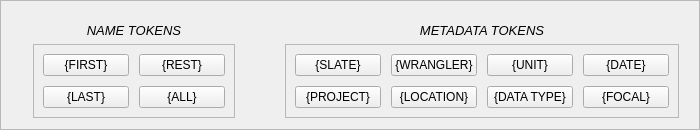
                                          <widget class="QFrame" name="frame_tokenPanel">
                                           <property name="minimumSize">
                                            <size>
                                             <width>0</width>
                                             <height>130</height>
                                            </size>
                                           </property>
                                           <property name="frameShape">
                                            <enum>QFrame::StyledPanel</enum>
                                           </property>
                                           <property name="frameShadow">
                                            <enum>QFrame::Raised</enum>
                                           </property>
                                           <layout class="QHBoxLayout" name="horizontalLayout_46">
                                            <property name="spacing">
                                             <number>10</number>
                                            </property>
                                            <property name="leftMargin">
                                             <number>32</number>
                                            </property>
                                            <property name="rightMargin">
                                             <number>20</number>
                                            </property>
                                            <item>
                                             <layout class="QVBoxLayout" name="name_token_section">
                                              <property name="spacing">
                                               <number>0</number>
                                              </property>
                                              <property name="topMargin">
                                               <number>4</number>
                                              </property>
                                              <item>
                                               <widget class="QLabel" name="label_nameTokens">
                                                <property name="font">
                                                 <font>
                                                  <family>Segoe UI</family>
                                                  <pointsize>10</pointsize>
                                                  <italic>true</italic>
                                                 </font>
                                                </property>
                                                <property name="text">
                                                 <string>NAME TOKENS</string>
                                                </property>
                                                <property name="alignment">
                                                 <set>Qt::AlignCenter</set>
                                                </property>
                                               </widget>
                                              </item>
                                              <item>
                                               <widget class="QFrame" name="name_token_frame">
                                                <property name="sizePolicy">
                                                 <sizepolicy hsizetype="Preferred" vsizetype="Fixed">
                                                  <horstretch>0</horstretch>
                                                  <verstretch>0</verstretch>
                                                 </sizepolicy>
                                                </property>
                                                <property name="minimumSize">
                                                 <size>
                                                  <width>0</width>
                                                  <height>0</height>
                                                 </size>
                                                </property>
                                                <property name="frameShape">
                                                 <enum>QFrame::StyledPanel</enum>
                                                </property>
                                                <property name="frameShadow">
                                                 <enum>QFrame::Raised</enum>
                                                </property>
                                                <layout class="QGridLayout" name="gridLayout_4">
                                                 <item row="0" column="0">
                                                  <layout class="QGridLayout" name="gridLayout_3">
                                                   <property name="spacing">
                                                    <number>10</number>
                                                   </property>
                                                   <item row="0" column="1">
                                                    <widget class="QPushButton" name="btn_token_middle">
                                                     <property name="minimumSize">
                                                      <size>
                                                       <width>86</width>
                                                       <height>22</height>
                                                      </size>
                                                     </property>
                                                     <property name="maximumSize">
                                                      <size>
                                                       <width>86</width>
                                                       <height>22</height>
                                                      </size>
                                                     </property>
                                                     <property name="text">
                                                      <string>{REST}</string>
                                                     </property>
                                                     <property name="tokenButton" stdset="0">
                                                      <bool>true</bool>
                                                     </property>
                                                    </widget>
                                                   </item>
                                                   <item row="0" column="0">
                                                    <widget class="QPushButton" name="btn_token_first">
                                                     <property name="sizePolicy">
                                                      <sizepolicy hsizetype="Fixed" vsizetype="Fixed">
                                                       <horstretch>0</horstretch>
                                                       <verstretch>0</verstretch>
                                                      </sizepolicy>
                                                     </property>
                                                     <property name="minimumSize">
                                                      <size>
                                                       <width>86</width>
                                                       <height>22</height>
                                                      </size>
                                                     </property>
                                                     <property name="maximumSize">
                                                      <size>
                                                       <width>86</width>
                                                       <height>22</height>
                                                      </size>
                                                     </property>
                                                     <property name="text">
                                                      <string>{FIRST}</string>
                                                     </property>
                                                     <property name="tokenButton" stdset="0">
                                                      <bool>true</bool>
                                                     </property>
                                                    </widget>
                                                   </item>
                                                   <item row="1" column="1">
                                                    <widget class="QPushButton" name="btn_token_all">
                                                     <property name="minimumSize">
                                                      <size>
                                                       <width>86</width>
                                                       <height>22</height>
                                                      </size>
                                                     </property>
                                                     <property name="maximumSize">
                                                      <size>
                                                       <width>86</width>
                                                       <height>22</height>
                                                      </size>
                                                     </property>
                                                     <property name="text">
                                                      <string>{ALL}</string>
                                                     </property>
                                                     <property name="tokenButton" stdset="0">
                                                      <bool>true</bool>
                                                     </property>
                                                    </widget>
                                                   </item>
                                                   <item row="1" column="0">
                                                    <widget class="QPushButton" name="btn_token_last">
                                                     <property name="sizePolicy">
                                                      <sizepolicy hsizetype="Fixed" vsizetype="Fixed">
                                                       <horstretch>0</horstretch>
                                                       <verstretch>0</verstretch>
                                                      </sizepolicy>
                                                     </property>
                                                     <property name="minimumSize">
                                                      <size>
                                                       <width>86</width>
                                                       <height>22</height>
                                                      </size>
                                                     </property>
                                                     <property name="maximumSize">
                                                      <size>
                                                       <width>86</width>
                                                       <height>22</height>
                                                      </size>
                                                     </property>
                                                     <property name="text">
                                                      <string>{LAST}</string>
                                                     </property>
                                                     <property name="tokenButton" stdset="0">
                                                      <bool>true</bool>
                                                     </property>
                                                    </widget>
                                                   </item>
                                                  </layout>
                                                 </item>
                                                </layout>
                                               </widget>
                                              </item>
                                             </layout>
                                            </item>
                                            <item>
                                             <spacer name="horizontalSpacer_8">
                                              <property name="orientation">
                                               <enum>Qt::Horizontal</enum>
                                              </property>
                                              <property name="sizeHint" stdset="0">
                                               <size>
                                                <width>40</width>
                                                <height>20</height>
                                               </size>
                                              </property>
                                             </spacer>
                                            </item>
                                            <item>
                                             <layout class="QVBoxLayout" name="metadata_token_section">
                                              <property name="spacing">
                                               <number>0</number>
                                              </property>
                                              <property name="topMargin">
                                               <number>4</number>
                                              </property>
                                              <item>
                                               <widget class="QLabel" name="label_metadataTokens">
                                                <property name="font">
                                                 <font>
                                                  <family>Segoe UI</family>
                                                  <pointsize>10</pointsize>
                                                  <italic>true</italic>
                                                 </font>
                                                </property>
                                                <property name="text">
                                                 <string>METADATA TOKENS</string>
                                                </property>
                                                <property name="alignment">
                                                 <set>Qt::AlignCenter</set>
                                                </property>
                                               </widget>
                                              </item>
                                              <item>
                                               <widget class="QFrame" name="metadata_token_frame">
                                                <property name="minimumSize">
                                                 <size>
                                                  <width>0</width>
                                                  <height>0</height>
                                                 </size>
                                                </property>
                                                <property name="frameShape">
                                                 <enum>QFrame::StyledPanel</enum>
                                                </property>
                                                <property name="frameShadow">
                                                 <enum>QFrame::Raised</enum>
                                                </property>
                                                <layout class="QGridLayout" name="gridLayout_6">
                                                 <item row="0" column="0">
                                                  <layout class="QGridLayout" name="gridLayout_5">
                                                   <property name="spacing">
                                                    <number>10</number>
                                                   </property>
                                                   <item row="0" column="2">
                                                    <widget class="QPushButton" name="btn_token_unit">
                                                     <property name="sizePolicy">
                                                      <sizepolicy hsizetype="Fixed" vsizetype="Fixed">
                                                       <horstretch>0</horstretch>
                                                       <verstretch>0</verstretch>
                                                      </sizepolicy>
                                                     </property>
                                                     <property name="minimumSize">
                                                      <size>
                                                       <width>86</width>
                                                       <height>22</height>
                                                      </size>
                                                     </property>
                                                     <property name="maximumSize">
                                                      <size>
                                                       <width>86</width>
                                                       <height>22</height>
                                                      </size>
                                                     </property>
                                                     <property name="text">
                                                      <string>{UNIT}</string>
                                                     </property>
                                                     <property name="tokenButton" stdset="0">
                                                      <bool>true</bool>
                                                     </property>
                                                    </widget>
                                                   </item>
                                                   <item row="0" column="1">
                                                    <widget class="QPushButton" name="btn_token_wrangler">
                                                     <property name="sizePolicy">
                                                      <sizepolicy hsizetype="Fixed" vsizetype="Fixed">
                                                       <horstretch>0</horstretch>
                                                       <verstretch>0</verstretch>
                                                      </sizepolicy>
                                                     </property>
                                                     <property name="minimumSize">
                                                      <size>
                                                       <width>86</width>
                                                       <height>22</height>
                                                      </size>
                                                     </property>
                                                     <property name="maximumSize">
                                                      <size>
                                                       <width>86</width>
                                                       <height>22</height>
                                                      </size>
                                                     </property>
                                                     <property name="text">
                                                      <string>{WRANGLER}</string>
                                                     </property>
                                                     <property name="tokenButton" stdset="0">
                                                      <bool>true</bool>
                                                     </property>
                                                    </widget>
                                                   </item>
                                                   <item row="1" column="1">
                                                    <widget class="QPushButton" name="btn_token_location">
                                                     <property name="sizePolicy">
                                                      <sizepolicy hsizetype="Fixed" vsizetype="Fixed">
                                                       <horstretch>0</horstretch>
                                                       <verstretch>0</verstretch>
                                                      </sizepolicy>
                                                     </property>
                                                     <property name="minimumSize">
                                                      <size>
                                                       <width>86</width>
                                                       <height>22</height>
                                                      </size>
                                                     </property>
                                                     <property name="maximumSize">
                                                      <size>
                                                       <width>86</width>
                                                       <height>22</height>
                                                      </size>
                                                     </property>
                                                     <property name="text">
                                                      <string>{LOCATION}</string>
                                                     </property>
                                                     <property name="tokenButton" stdset="0">
                                                      <bool>true</bool>
                                                     </property>
                                                    </widget>
                                                   </item>
                                                   <item row="0" column="0">
                                                    <widget class="QPushButton" name="btn_token_slate">
                                                     <property name="sizePolicy">
                                                      <sizepolicy hsizetype="Fixed" vsizetype="Fixed">
                                                       <horstretch>0</horstretch>
                                                       <verstretch>0</verstretch>
                                                      </sizepolicy>
                                                     </property>
                                                     <property name="minimumSize">
                                                      <size>
                                                       <width>86</width>
                                                       <height>22</height>
                                                      </size>
                                                     </property>
                                                     <property name="maximumSize">
                                                      <size>
                                                       <width>86</width>
                                                       <height>22</height>
                                                      </size>
                                                     </property>
                                                     <property name="text">
                                                      <string>{SLATE}</string>
                                                     </property>
                                                     <property name="tokenButton" stdset="0">
                                                      <bool>true</bool>
                                                     </property>
                                                    </widget>
                                                   </item>
                                                   <item row="1" column="2">
                                                    <widget class="QPushButton" name="btn_token_data_type">
                                                     <property name="sizePolicy">
                                                      <sizepolicy hsizetype="Fixed" vsizetype="Fixed">
                                                       <horstretch>0</horstretch>
                                                       <verstretch>0</verstretch>
                                                      </sizepolicy>
                                                     </property>
                                                     <property name="minimumSize">
                                                      <size>
                                                       <width>86</width>
                                                       <height>22</height>
                                                      </size>
                                                     </property>
                                                     <property name="maximumSize">
                                                      <size>
                                                       <width>86</width>
                                                       <height>22</height>
                                                      </size>
                                                     </property>
                                                     <property name="text">
                                                      <string>{DATA TYPE}</string>
                                                     </property>
                                                     <property name="tokenButton" stdset="0">
                                                      <bool>true</bool>
                                                     </property>
                                                    </widget>
                                                   </item>
                                                   <item row="1" column="0">
                                                    <widget class="QPushButton" name="btn_token_project">
                                                     <property name="sizePolicy">
                                                      <sizepolicy hsizetype="Fixed" vsizetype="Fixed">
                                                       <horstretch>0</horstretch>
                                                       <verstretch>0</verstretch>
                                                      </sizepolicy>
                                                     </property>
                                                     <property name="minimumSize">
                                                      <size>
                                                       <width>86</width>
                                                       <height>22</height>
                                                      </size>
                                                     </property>
                                                     <property name="maximumSize">
                                                      <size>
                                                       <width>86</width>
                                                       <height>22</height>
                                                      </size>
                                                     </property>
                                                     <property name="text">
                                                      <string>{PROJECT}</string>
                                                     </property>
                                                     <property name="tokenButton" stdset="0">
                                                      <bool>true</bool>
                                                     </property>
                                                    </widget>
                                                   </item>
                                                   <item row="0" column="3">
                                                    <widget class="QPushButton" name="btn_token_date">
                                                     <property name="sizePolicy">
                                                      <sizepolicy hsizetype="Fixed" vsizetype="Fixed">
                                                       <horstretch>0</horstretch>
                                                       <verstretch>0</verstretch>
                                                      </sizepolicy>
                                                     </property>
                                                     <property name="minimumSize">
                                                      <size>
                                                       <width>86</width>
                                                       <height>22</height>
                                                      </size>
                                                     </property>
                                                     <property name="maximumSize">
                                                      <size>
                                                       <width>86</width>
                                                       <height>22</height>
                                                      </size>
                                                     </property>
                                                     <property name="text">
                                                      <string>{DATE}</string>
                                                     </property>
                                                     <property name="tokenButton" stdset="0">
                                                      <bool>true</bool>
                                                     </property>
                                                    </widget>
                                                   </item>
                                                   <item row="1" column="3">
                                                    <widget class="QPushButton" name="btn_token_focal">
                                                     <property name="sizePolicy">
                                                      <sizepolicy hsizetype="Fixed" vsizetype="Fixed">
                                                       <horstretch>0</horstretch>
                                                       <verstretch>0</verstretch>
                                                      </sizepolicy>
                                                     </property>
                                                     <property name="minimumSize">
                                                      <size>
                                                       <width>86</width>
                                                       <height>22</height>
                                                      </size>
                                                     </property>
                                                     <property name="maximumSize">
                                                      <size>
                                                       <width>86</width>
                                                       <height>22</height>
                                                      </size>
                                                     </property>
                                                     <property name="text">
                                                      <string>{FOCAL}</string>
                                                     </property>
                                                     <property name="tokenButton" stdset="0">
                                                      <bool>true</bool>
                                                     </property>
                                                    </widget>
                                                   </item>
                                                  </layout>
                                                 </item>
                                                </layout>
                                               </widget>
                                              </item>
                                             </layout>
                                            </item>
                                           </layout>
                                          </widget>
